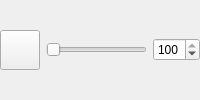
        <widget class="QWidget" name="player_box" native="true">
         <property name="sizePolicy">
          <sizepolicy hsizetype="Preferred" vsizetype="Preferred">
           <horstretch>0</horstretch>
           <verstretch>0</verstretch>
          </sizepolicy>
         </property>
         <layout class="QVBoxLayout" name="player_box_lay">
          <property name="leftMargin">
           <number>0</number>
          </property>
          <property name="topMargin">
           <number>0</number>
          </property>
          <property name="rightMargin">
           <number>0</number>
          </property>
          <property name="bottomMargin">
           <number>0</number>
          </property>
          <item>
           <widget class="QWidget" name="player_slider_horizontal_box" native="true">
            <property name="sizePolicy">
             <sizepolicy hsizetype="Preferred" vsizetype="Minimum">
              <horstretch>0</horstretch>
              <verstretch>0</verstretch>
             </sizepolicy>
            </property>
            <layout class="QHBoxLayout" name="player_slider_horizontal_lay">
             <property name="leftMargin">
              <number>0</number>
             </property>
             <property name="topMargin">
              <number>0</number>
             </property>
             <property name="rightMargin">
              <number>0</number>
             </property>
             <property name="bottomMargin">
              <number>0</number>
             </property>
             <item>
              <widget class="QPushButton" name="play_pause_button">
               <property name="minimumSize">
                <size>
                 <width>40</width>
                 <height>40</height>
                </size>
               </property>
               <property name="styleSheet">
                <string notr="true"/>
               </property>
               <property name="text">
                <string/>
               </property>
               <property name="icon">
                <iconset resource="images.qrc">
                 <normaloff>:/img/img/play.png</normaloff>:/img/img/play.png</iconset>
               </property>
               <property name="iconSize">
                <size>
                 <width>32</width>
                 <height>32</height>
                </size>
               </property>
              </widget>
             </item>
             <item>
              <widget class="QSlider" name="player_time_slider">
               <property name="sizePolicy">
                <sizepolicy hsizetype="Expanding" vsizetype="Preferred">
                 <horstretch>0</horstretch>
                 <verstretch>0</verstretch>
                </sizepolicy>
               </property>
               <property name="pageStep">
                <number>1</number>
               </property>
               <property name="value">
                <number>0</number>
               </property>
               <property name="tracking">
                <bool>true</bool>
               </property>
               <property name="orientation">
                <enum>Qt::Horizontal</enum>
               </property>
              </widget>
             </item>
             <item>
              <widget class="QSpinBox" name="volume_box">
               <property name="maximum">
                <number>100</number>
               </property>
               <property name="value">
                <number>100</number>
               </property>
              </widget>
             </item>
            </layout>
           </widget>
          </item>
         </layout>
        </widget>
